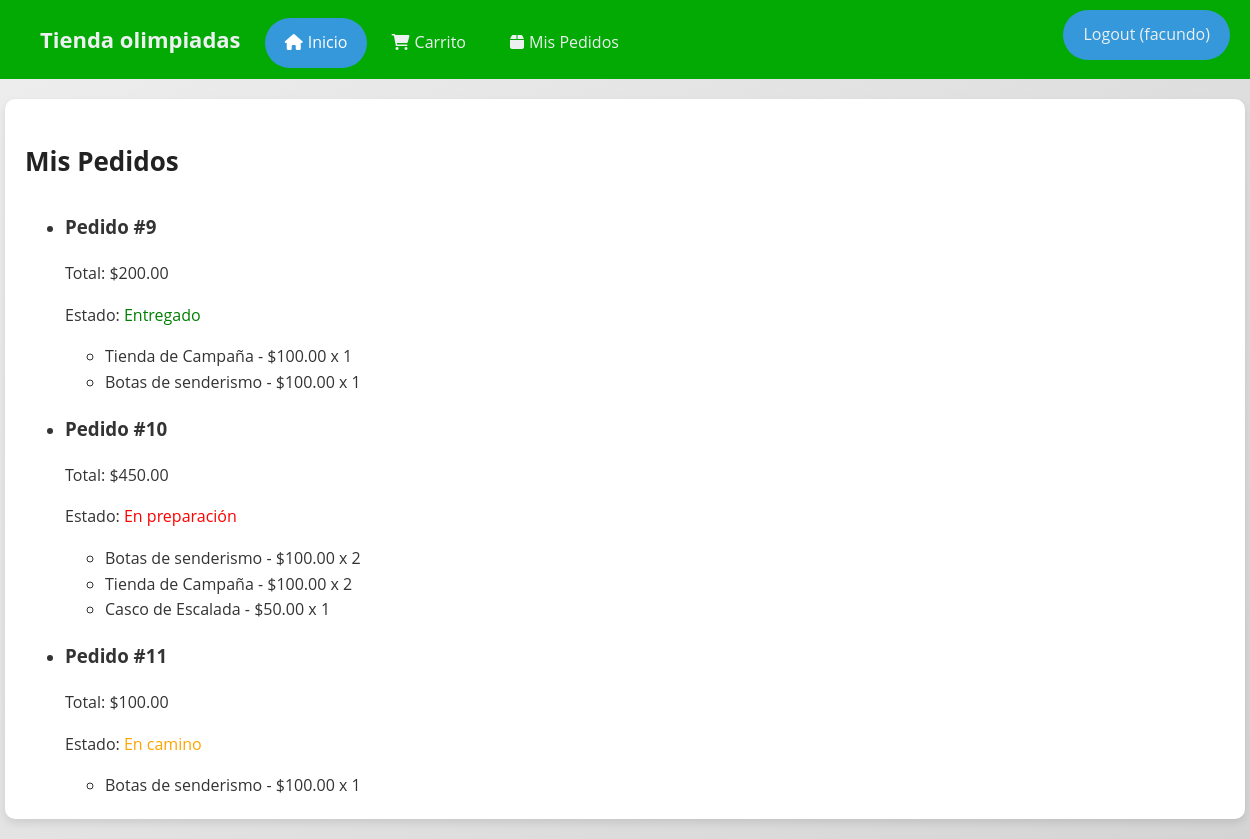
The page /orders.php (signed in) on the database its author committed.
### tables this page shows
CREATE TABLE `orders` (
  `id` int(11) NOT NULL,
  `user_id` int(11) DEFAULT NULL,
  `total` decimal(10,2) DEFAULT NULL,
  `status` enum('En preparación','En camino','Entregado') DEFAULT 'En preparación',
  `created_at` timestamp NOT NULL DEFAULT current_timestamp()
);

CREATE TABLE `order_items` (
  `id` int(11) NOT NULL,
  `order_id` int(11) DEFAULT NULL,
  `product_id` int(11) DEFAULT NULL,
  `quantity` int(11) DEFAULT NULL,
  `price` decimal(10,2) DEFAULT NULL
);

CREATE TABLE `products` (
  `id` int(11) NOT NULL,
  `name` varchar(100) NOT NULL,
  `price` decimal(10,2) NOT NULL,
  `image_url` varchar(255) DEFAULT NULL,
  `created_at` timestamp NOT NULL DEFAULT current_timestamp()
);

### functions.php (called while the page is built, shortened)
<?php
function getUserIdByUsername($conn, $username) {
    $sql = "SELECT id FROM users WHERE username = ?";
    $stmt = $conn->prepare($sql);
    $stmt->bind_param('s', $username);
    $stmt->execute();
    $result = $stmt->get_result();
    if ($result->num_rows > 0) {
        $row = $result->fetch_assoc();
        return $row['id'];
    } else {
        return null;
    }
}
function getOrdersByUserId($conn, $userId) {
    $sql = "SELECT * FROM orders WHERE user_id = ?";
    $stmt = $conn->prepare($sql);
    $stmt->bind_param('i', $userId);
    $stmt->execute();
    return $stmt->get_result();
}
function getOrderItems($conn, $orderId) {
    $sql = "SELECT * FROM order_items WHERE order_id = ?";
    $stmt = $conn->prepare($sql);
    $stmt->bind_param('i', $orderId);
    $stmt->execute();
    return $stmt->get_result();
}
function getProductById($conn, $id) {
    $sql = "SELECT * FROM products WHERE id = ?";
    $stmt = $conn->prepare($sql);
    $stmt->bind_param("i", $id);
    $stmt->execute();
    $result = $stmt->get_result();
    return $result->fetch_assoc();
}
?>

### orders.php (the view, shortened to what this page needs)
<?php
include 'db.php';
include 'functions.php';
function getStatusColor($status) {
    switch ($status) {
        case 'Entregado':
            return 'green';
        case 'En camino':
            return 'orange';
        case 'En preparación':
            return 'red';
    }
}
if (isset($_SESSION['username'])) {
    $userId = getUserIdByUsername($conn, $_SESSION['username']);
    $orders = getOrdersByUserId($conn, $userId);
    if ($orders->num_rows > 0): ?>
        <!DOCTYPE html>
        <html lang="es">
        <head>
            <link rel="stylesheet" href="Styles\styles.css">
            <link rel="stylesheet" href="https://cdnjs.cloudflare.com/ajax/libs/font-awesome/6.0.0-beta3/css/all.min.css">
        </head>
        <body>
        <nav>
        <a href="index.php" class="logo">Tienda olimpiadas</a>
        <a href="index.php" class="active"><i class="fas fa-home"></i>Inicio</a>
        <?php if (isset($_SESSION['username'])): ?>
            <a href="checkout.php"><i class="fas fa-shopping-cart"></i>Carrito</a>
            <a href="orders.php"><i class="fas fa-box"></i>Mis Pedidos</a>
            <a href="logout.php" class="right">Logout (<?php echo $_SESSION['username']; ?>)</a>
        <?php else: ?>
            <a href="auth.php" class="right">Login/Registro</a>
        <?php endif; ?>
    </nav>
            <div class="container">
                <div class="orders">
                    <h2>Mis Pedidos</h2>
                    <ul>
                        <?php while ($order = $orders->fetch_assoc()): ?>
                            <li>
                                <h3>Pedido #<?php echo $order['id']; ?></h3>
                                <p>Total: $<?php echo $order['total']; ?></p>
                                <p>Estado: <span class="order-status" style="color: <?php echo getStatusColor($order['status']); ?>"><?php echo $order['status']; ?></span></p>
                                <ul>
                                    <?php
                                    $orderItems = getOrderItems($conn, $order['id']);
                                    while ($item = $orderItems->fetch_assoc()):
                                        $product = getProductById($conn, $item['product_id']);
                                    ?>
                                        <li><?php echo $product['name']; ?> - $<?php echo $item['price']; ?> x <?php echo $item['quantity']; ?></li>
                                    <?php endwhile; ?>
                                </ul>
                            </li>
                        <?php endwhile; ?>
                    </ul>
                </div>
            </div>
        </body>
        </html>
    <?php endif;
}
?>

### Styles/styles.css (style rules this page uses)
body { font-family: 'Open Sans', sans-serif; background: linear-gradient(135deg, #eeeeee, #cccccc, #777777, #444444); background-size: 400% 400%; animation: gradientBackground 15s ease infinite; margin: 0; padding: 0; color: #333; line-height: 1.6; }
.container { width: 100%; max-width: 1200px; margin: 20px auto; padding: 20px; background-color: #fff; box-shadow: 0 4px 8px rgba(0, 0, 0, 0.1); border-radius: 10px; }
h2 { color: #222; font-size: 26px; margin-bottom: 20px; padding-bottom: 10px; }
ul { margin-bottom: 0; }
nav { background: #03aa03; overflow: hidden; padding: 10px 20px; margin-bottom: 20px; }
nav a { color: #ecf0f1; text-align: center; padding: 12px 20px; text-decoration: none; font-size: 16px; display: inline-block; border-radius: 50px; transition: background-color 0.3s, color 0.3s; }
nav .right { float: right; background-color: #3498db; }
nav .logo { font-size: 22px; font-weight: bold; color: #ecf0f1; transition: background-color 0.2s, color 0.2s; }
nav a.active { background-color: #3498db; color: white; }
i { margin-right: 5px; }

### rows shown on the page
orders: id "9", total "200.00", status "Entregado"
order_items: product.name "Tienda de Campaña", price "100.00", quantity "1"
order_items: product.name "Botas de senderismo", price "100.00", quantity "1"
orders: id "10", total "450.00", status "En preparación"
order_items: product.name "Botas de senderismo", price "100.00", quantity "2"
order_items: product.name "Tienda de Campaña", price "100.00", quantity "2"
order_items: product.name "Casco de Escalada", price "50.00", quantity "1"
orders: id "11", total "100.00", status "En camino"
order_items: product.name "Botas de senderismo", price "100.00", quantity "1"

### other values the page prints
$_SESSION['username'] "facundo"
